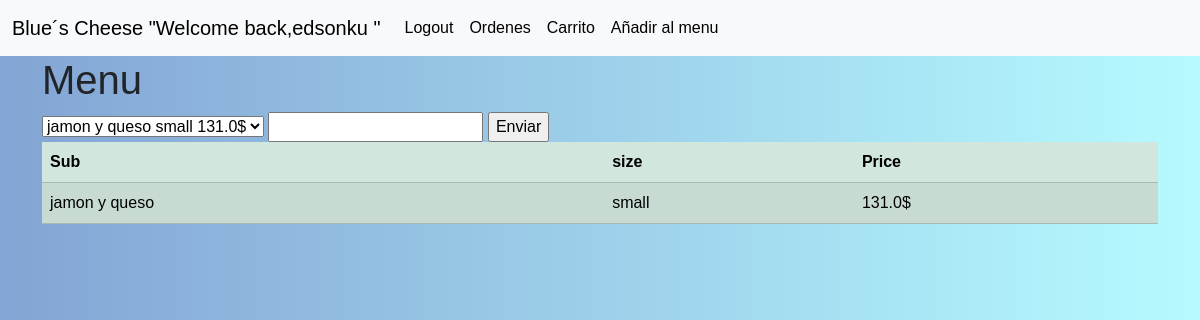
/addsub/ (signed in), run on an earlier commit of the app's database.
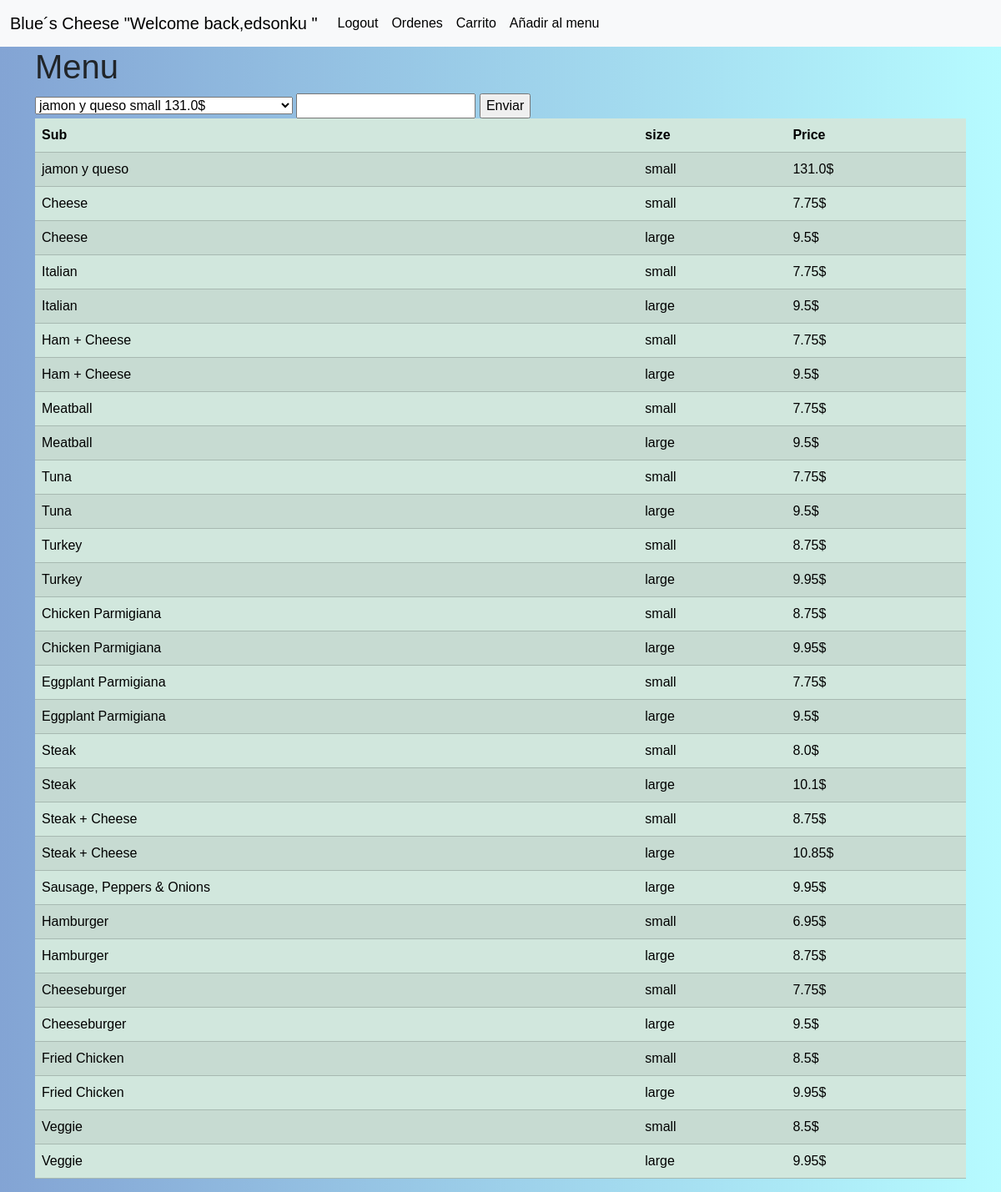
And on a later commit of the database.
### orders/models.py (models this page shows, shortened)
class Subs(models.Model):
    subs = models.CharField(verbose_name="Tipo de Sub", max_length=50)
    size = models.CharField(verbose_name="Tamañosub", max_length=75)
    price = models.FloatField(verbose_name="Preciosub")
    class Meta:
        verbose_name="Sub"
        verbose_name_plural="Subs"

### orders/views.py (the view)
# urls.py: path("addsub/", views.addsub, name="addsub"),
def addsub(request):
    if request.method=="POST":
        orden=getorder(request.user)
        cantidad=int(request.POST.get("cantidad"))
        id_subs=request.POST.get("sub")
        sub=Subs.objects.get(pk=id_subs)
        price=sub.price
        total_pasta=(price*cantidad)
        orden.total+=total_pasta
        orden.save()
        detallesub_O=Detallesub(orden=orden,sub=sub,cantidad=cantidad,price=sub.price)
        messages.success(request,f"Agregado al carrito")
        detallesub_O.save()
        return redirect("/")
    else:
        context = {
        "sub": Subs.objects.all() # select * from sub
    }
    return render(request, 'orders/addsub.html',context)

### orders/templates/orders/addsub.html (shortened to what this page needs)
{% extends 'base.html' %}
{% block main %}
<h1>Menu</h1>
{% if user.is_authenticated %}
<form method="post" action="{% url 'addsub' %}">
<select name="sub" id="">
    {% for x in sub%}
    <option value="{{x.pk}}">{{x.subs}}  {{x.size}}   {{x.price}}$</option>
    {%endfor%}
</select>
<input type="number" name="cantidad"  min="0">
<input type="submit" value="Enviar">
</form>
<table class="table table-success table-striped">
    <thead>
        <th>Sub</th>
<th>size</th>
        <th>Price</th>
    </thead>
    <tbody>
        {% for x in sub%}
        <tr>
            <td>{{x.subs}}</td>
            <td>{{x.size}}</td>
            <td>{{x.price}}$</td>
        </tr>
        {%endfor%}
    </tbody>
</table>
{% endif %}
{% endblock %}

What changed in the data, as far as the page shows it:
added Subs: subs "Cheese", size "small", price "7.75"
added Subs: subs "Cheese", size "large", price "9.5"
added Subs: subs "Italian", size "small", price "7.75"
added Subs: subs "Italian", size "large", price "9.5"
added Subs: subs "Ham + Cheese", size "small", price "7.75"
added Subs: subs "Ham + Cheese", size "large", price "9.5"
added Subs: subs "Meatball", size "small", price "7.75"
added Subs: subs "Meatball", size "large", price "9.5"
added Subs: subs "Tuna", size "small", price "7.75"
added Subs: subs "Tuna", size "large", price "9.5"
added Subs: subs "Turkey", size "small", price "8.75"
added Subs: subs "Turkey", size "large", price "9.95"
added Subs: subs "Chicken Parmigiana", size "small", price "8.75"
added Subs: subs "Chicken Parmigiana", size "large", price "9.95"
added Subs: subs "Eggplant Parmigiana", size "small", price "7.75"
added Subs: subs "Eggplant Parmigiana", size "large", price "9.5"
added Subs: subs "Steak", size "small", price "8.0"
added Subs: subs "Steak", size "large", price "10.1"
added Subs: subs "Steak + Cheese", size "small", price "8.75"
added Subs: subs "Steak + Cheese", size "large", price "10.85"
added Subs: subs "Sausage, Peppers & Onions", size "large", price "9.95"
added Subs: subs "Hamburger", size "small", price "6.95"
added Subs: subs "Hamburger", size "large", price "8.75"
added Subs: subs "Cheeseburger", size "small", price "7.75"
added Subs: subs "Cheeseburger", size "large", price "9.5"
added Subs: subs "Fried Chicken", size "small", price "8.5"
added Subs: subs "Fried Chicken", size "large", price "9.95"
added Subs: subs "Veggie", size "small", price "8.5"
added Subs: subs "Veggie", size "large", price "9.95"
